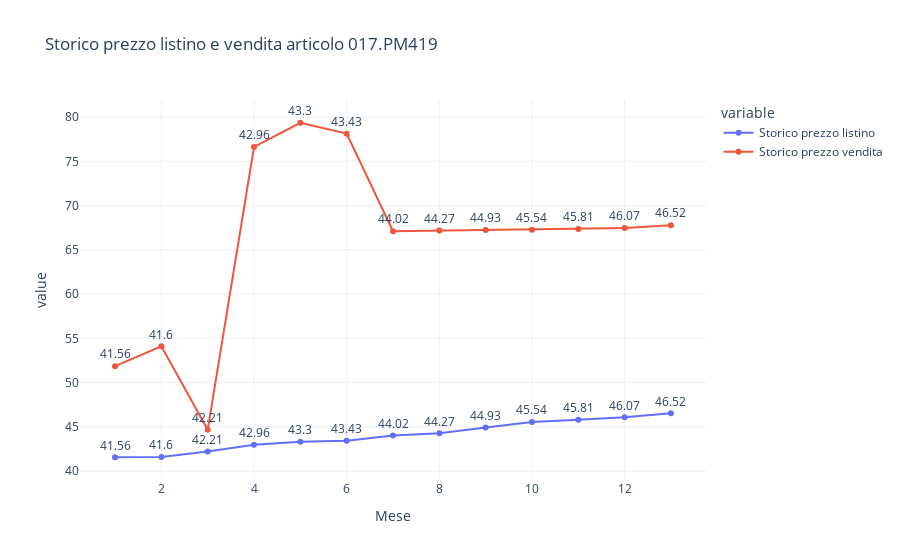

The code cell stored with this chart in its notebook:
### Code cell
fig = px.line(x=list(range(1, 14)), y=[storico, storico_vendita], title="Storico prezzo listino e vendita articolo 017.PM419", markers=True, template="plotly_white", text=storico, labels={"x":"Mese", "y":"Prezzo"})
fig.update_traces(textposition='top center')
newnames = {'wide_variable_0':'Storico prezzo listino', 'wide_variable_1': 'Storico prezzo vendita'}
fig.for_each_trace(lambda t: t.update(name = newnames[t.name],
                                      legendgroup = newnames[t.name],
                                      hovertemplate = t.hovertemplate.replace(t.name, newnames[t.name])
                                     )
                  )
fig.write_html("vista_listino/storico_esempio_compared.html")
fig.show()

### Figure 1 — Plotly figure (JSON) as saved in the notebook; plotly's stock layout.template omitted (floating-point values rounded to 4 significant figures)
{"data": [{"hovertemplate": "variable=Storico prezzo listino<br>Mese=%{x}<br>value=%{y}<br>text=%{text}<extra></extra>", "legendgroup": "Storico prezzo listino", "line": {"color": "#636efa", "dash": "solid"}, "marker": {"symbol": "circle"}, "mode": "lines+markers+text", "name": "Storico prezzo listino", "orientation": "v", "showlegend": true, "text": [41.56, 41.6, 42.21, 42.96, 43.3, 43.43, 44.02, 44.27, 44.93, 45.54, 45.81, 46.07, 46.52], "textposition": "top center", "type": "scatter", "x": [1, 2, 3, 4, 5, 6, 7, 8, 9, 10, 11, 12, 13], "xaxis": "x", "y": [41.56, 41.6, 42.21, 42.96, 43.3, 43.43, 44.02, 44.27, 44.93, 45.54, 45.81, 46.07, 46.52], "yaxis": "y"}, {"hovertemplate": "variable=Storico prezzo vendita<br>Mese=%{x}<br>value=%{y}<br>text=%{text}<extra></extra>", "legendgroup": "Storico prezzo vendita", "line": {"color": "#EF553B", "dash": "solid"}, "marker": {"symbol": "circle"}, "mode": "lines+markers+text", "name": "Storico prezzo vendita", "orientation": "v", "showlegend": true, "text": [41.56, 41.6, 42.21, 42.96, 43.3, 43.43, 44.02, 44.27, 44.93, 45.54, 45.81, 46.07, 46.52], "textposition": "top center", "type": "scatter", "x": [1, 2, 3, 4, 5, 6, 7, 8, 9, 10, 11, 12, 13], "xaxis": "x", "y": [51.85, 54.1, 44.66, 76.63, 79.36, 78.13, 67.1, 67.18, 67.25, 67.28, 67.36, 67.47, 67.78], "yaxis": "y"}], "layout": {"legend": {"title": {"text": "variable"}, "tracegroupgap": 0}, "title": {"text": "Storico prezzo listino e vendita articolo 017.PM419"}, "xaxis": {"anchor": "y", "domain": [0, 1], "title": {"text": "Mese"}}, "yaxis": {"anchor": "x", "domain": [0, 1], "title": {"text": "value"}}}}
